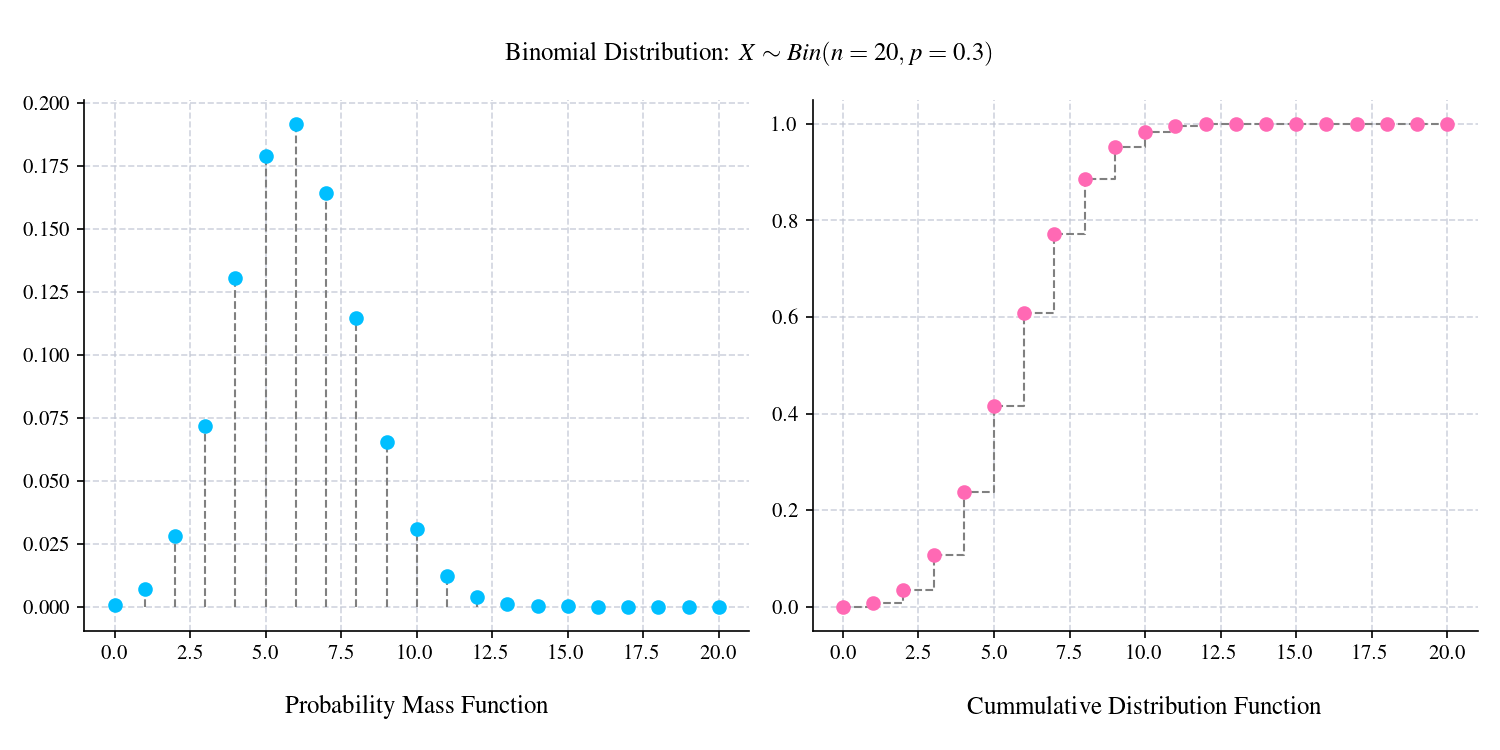

Write the Python code that produced this figure.
import matplotlib.pyplot as plt
from matplotlib.gridspec import GridSpec

from scipy.stats import binom
import numpy as np

plt.style.use(
    "https://raw.githubusercontent.com/quantgirluk/matplotlib-stylesheets/main/quant-pastel-light.mplstyle")
plt.rcParams.update({
    "font.family": "serif",
    "font.serif": "Times",
})

n = 20
p = 0.3
rv = binom(n=n, p=p)
x = np.arange(0, n + 1, 1)
title = f"\n Binomial Distribution: $X \\sim Bin(n={n}, p={p})$"

fig = plt.figure(figsize=(10, 5), dpi=150)
gs = GridSpec(1, 4, wspace=0.5)
ax1 = fig.add_subplot(gs[:2])
ax2 = fig.add_subplot(gs[2:])

ax1.vlines(x, 0, rv.pmf(x), colors='grey', linestyles='--', lw=1)
ax1.plot(x, rv.pmf(x), marker='o', linestyle='', color='deepskyblue')

plt.plot(x, rv.cdf(x), drawstyle='steps-post',
         color='grey', lw=1, linestyle='--')
ax2.plot(x, rv.cdf(x), color='hotpink', marker='o', linestyle='')

ax1.set_title('Probability Mass Function', y=-0.18)
ax2.set_title('Cummulative Distribution Function', y=-0.18)

fig.suptitle(title)
gs.tight_layout(fig)

fig.savefig('01_Binomial')
plt.show()
